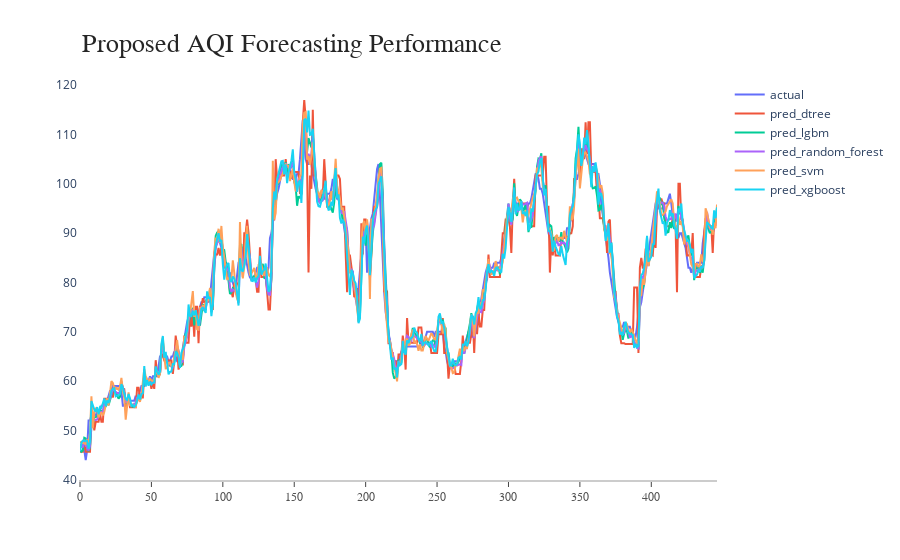

Notebook cell for this chart:
### Code cell
plot_chart(df_aqi_tree)

### Figure 1 — Plotly figure (JSON) as saved in the notebook; plotly's stock layout.template omitted (floating-point values rounded to 4 significant figures; data arrays with more than 128 entries replaced by an {"elided": "..."} marker saying what was removed)
{"data": [{"connectgaps": true, "mode": "lines", "name": "actual", "type": "scatter", "x": {"elided": "447 int values"}, "y": {"elided": "447 int values"}}, {"connectgaps": true, "mode": "lines", "name": "pred_dtree", "type": "scatter", "x": {"elided": "447 int values"}, "y": {"elided": "447 float values"}}, {"connectgaps": true, "mode": "lines", "name": "pred_lgbm", "type": "scatter", "x": {"elided": "447 int values"}, "y": {"elided": "447 float values"}}, {"connectgaps": true, "mode": "lines", "name": "pred_random_forest", "type": "scatter", "x": {"elided": "447 int values"}, "y": {"elided": "447 float values"}}, {"connectgaps": true, "mode": "lines", "name": "pred_svm", "type": "scatter", "x": {"elided": "447 int values"}, "y": {"elided": "447 float values"}}, {"connectgaps": true, "mode": "lines", "name": "pred_xgboost", "type": "scatter", "x": {"elided": "447 int values"}, "y": {"elided": "447 float values"}}], "layout": {"annotations": [{"font": {"color": "rgb(37,37,37)", "family": "Arial", "size": 26}, "showarrow": false, "text": "Proposed AQI Forecasting Performance", "x": 0, "xanchor": "left", "xref": "paper", "y": 1.05, "yanchor": "bottom", "yref": "paper"}], "autosize": true, "margin": {"autoexpand": true, "l": 80, "r": 20, "t": 80}, "plot_bgcolor": "white", "showlegend": true, "xaxis": {"linecolor": "rgb(204, 204, 204)", "linewidth": 2, "showgrid": false, "showline": true, "showticklabels": true, "tickfont": {"color": "rgb(82, 82, 82)", "family": "Arial", "size": 12}, "ticks": "outside"}, "yaxis": {"showgrid": false, "showline": true, "showticklabels": true, "zeroline": false}}}
